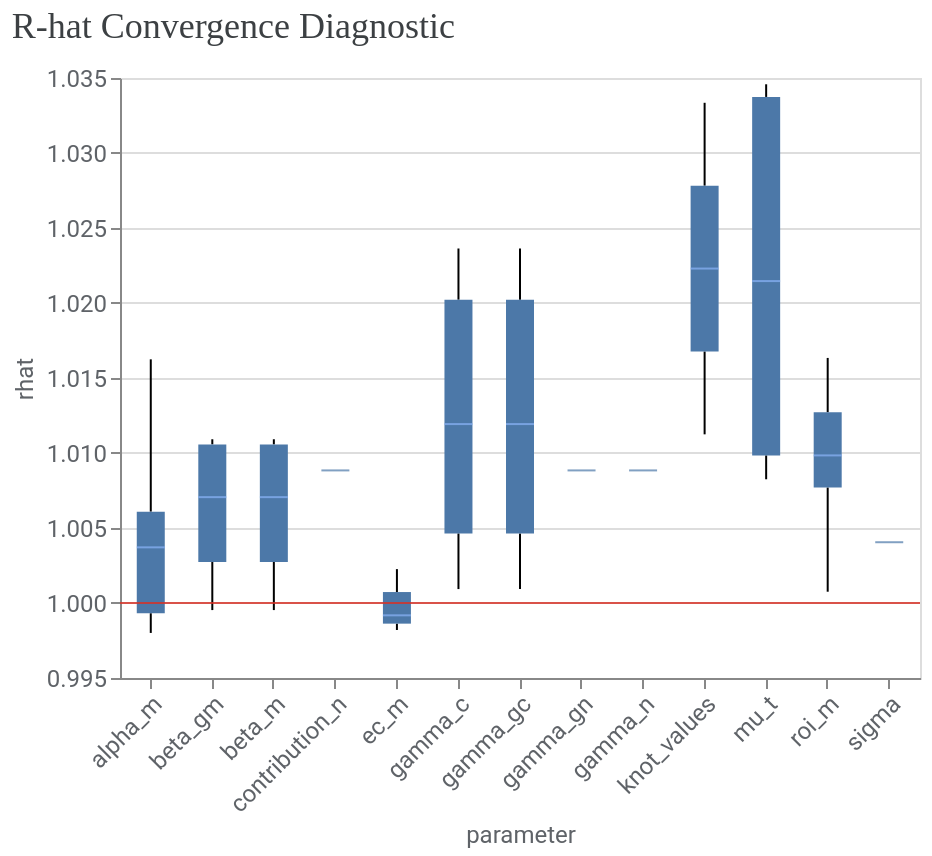

The code cell stored with this chart in its notebook:
### Code cell
diag.plot_rhat_boxplot()

### Figure 1 — Vega-Lite specification as saved in the notebook (floating-point values rounded to 4 significant figures; data arrays with more than 128 entries replaced by an {"elided": "..."} marker saying what was removed)
{"config": {"view": {"continuousWidth": 300, "continuousHeight": 300}, "axis": {"labelColor": "#5F6368", "labelFont": "Roboto", "labelFontSize": 12, "titleColor": "#5F6368", "titleFont": "Roboto", "titleFontSize": 12, "titleFontWeight": "normal"}}, "layer": [{"data": {"name": "data-0f12b294793ed639ab88be80246ac0c6"}, "mark": {"type": "boxplot", "median": {"color": "#8AB4F8"}, "outliers": {"filled": true}}, "encoding": {"x": {"axis": {"labelAngle": -45}, "field": "parameter", "type": "nominal"}, "y": {"field": "rhat", "scale": {"zero": false}, "type": "quantitative"}}}, {"data": {"name": "empty"}, "mark": {"type": "rule", "color": "#D93025", "opacity": 0.8}, "encoding": {"y": {"datum": 1}}}], "title": {"text": "R-hat Convergence Diagnostic", "anchor": "start", "color": "#3C4043", "font": "Google Sans Display", "fontSize": 18, "fontWeight": "normal", "offset": 10}, "width": 400, "$schema": "https://vega.github.io/schema/vega-lite/v6.4.1.json", "datasets": {"data-0f12b294793ed639ab88be80246ac0c6": {"elided": "212 records"}, "empty": [{}]}}
